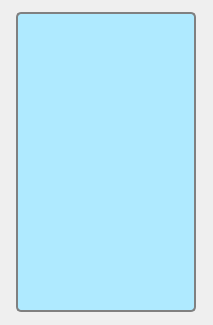
<?xml version="1.0" encoding="UTF-8"?>
<ui version="4.0">
 <class>Form</class>
 <widget class="QWidget" name="Form">
  <property name="geometry">
   <rect>
    <x>0</x>
    <y>0</y>
    <width>213</width>
    <height>325</height>
   </rect>
  </property>
  <property name="windowTitle">
   <string>Form</string>
  </property>
  <layout class="QGridLayout" name="gridLayout">
   <item row="0" column="0">
    <widget class="QListWidget" name="clsShow">
     <property name="sizePolicy">
      <sizepolicy hsizetype="Ignored" vsizetype="Ignored">
       <horstretch>0</horstretch>
       <verstretch>1</verstretch>
      </sizepolicy>
     </property>
     <property name="minimumSize">
      <size>
       <width>180</width>
       <height>300</height>
      </size>
     </property>
     <property name="maximumSize">
      <size>
       <width>180</width>
       <height>300</height>
      </size>
     </property>
     <property name="cursor" stdset="0">
      <cursorShape>PointingHandCursor</cursorShape>
     </property>
     <property name="contextMenuPolicy">
      <enum>Qt::NoContextMenu</enum>
     </property>
     <property name="styleSheet">
      <string notr="true">QListWidget {
    border: 2px solid gray;
    border-radius: 5px;
    background-color: rgb(175, 234, 255);
    font: 9pt &quot;Segoe UI&quot;;
}

QListWidget::item {
    padding: 5px;
    border-radius: 3px;
}

QListWidget::item:selected {
    background-color: #87cefa;
    color: white;
}

QListWidget::item:hover {
    background-color: #add8e6;
}</string>
     </property>
    </widget>
   </item>
  </layout>
 </widget>
 <resources/>
 <connections/>
</ui>
